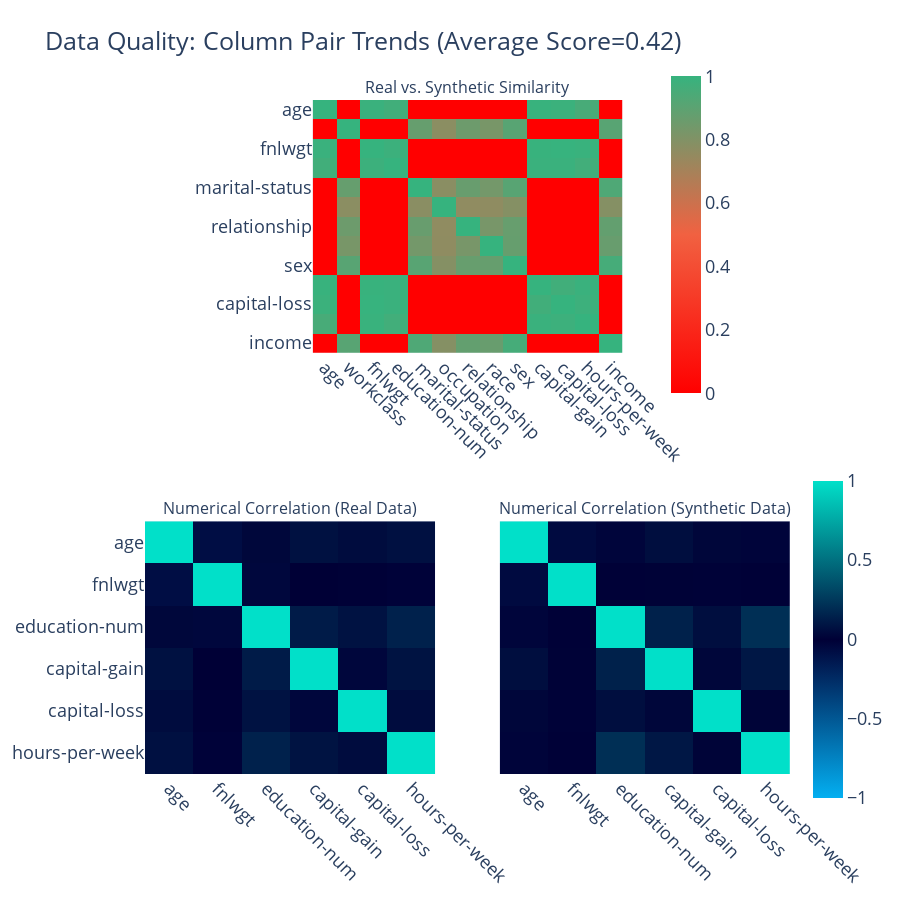

The notebook cell this image was saved under:
### Code cell
quality_report.get_visualization(property_name='Column Pair Trends').show(renderer='vscode')

### Figure 1 — Plotly figure (JSON) as saved in the notebook; plotly's stock layout.template omitted (floating-point values rounded to 4 significant figures; data arrays with more than 128 entries replaced by an {"elided": "..."} marker saying what was removed)
{"data": [{"coloraxis": "coloraxis", "hovertemplate": "<b>Column Pair</b><br>(%{x},%{y})<br><br>Similarity: %{z}<extra></extra>", "type": "heatmap", "x": ["age", "workclass", "fnlwgt", "education-num", "marital-status", "occupation", "relationship", "race", "sex", "capital-gain", "capital-loss", "hours-per-week", "income"], "xaxis": "x", "y": ["age", "workclass", "fnlwgt", "education-num", "marital-status", "occupation", "relationship", "race", "sex", "capital-gain", "capital-loss", "hours-per-week", "income"], "yaxis": "y", "z": {"elided": "13x13 float values"}}, {"coloraxis": "coloraxis2", "customdata": [[1, -0.055, -0.026, 0.064, 0.026, -0.023], [-0.055, 1, -0.008, 0.008, -0.009, 0.005], [-0.026, -0.008, 1, 0.146, 0.061, 0.212], [0.064, 0.008, 0.146, 1, 0.026, 0.103], [0.026, -0.009, 0.061, 0.026, 1, 0.017], [-0.023, 0.005, 0.212, 0.103, 0.017, 1]], "hovertemplate": "<b>Correlation</b><br>(%{x},%{y})<br><br>Synthetic: %{z}<br>(vs. Real: %{customdata})<extra></extra>", "type": "heatmap", "x": ["age", "fnlwgt", "education-num", "capital-gain", "capital-loss", "hours-per-week"], "xaxis": "x2", "y": ["age", "fnlwgt", "education-num", "capital-gain", "capital-loss", "hours-per-week"], "yaxis": "y2", "z": [[1, -0.074, 0.032, 0.074, 0.053, 0.072], [-0.074, 1, -0.04, -0.001, -0.003, -0.014], [0.032, -0.04, 1, 0.122, 0.081, 0.147], [0.074, -0.001, 0.122, 1, -0.032, 0.083], [0.053, -0.003, 0.081, -0.032, 1, 0.052], [0.072, -0.014, 0.147, 0.083, 0.052, 1]]}, {"coloraxis": "coloraxis2", "customdata": [[1, -0.074, 0.032, 0.074, 0.053, 0.072], [-0.074, 1, -0.04, -0.001, -0.003, -0.014], [0.032, -0.04, 1, 0.122, 0.081, 0.147], [0.074, -0.001, 0.122, 1, -0.032, 0.083], [0.053, -0.003, 0.081, -0.032, 1, 0.052], [0.072, -0.014, 0.147, 0.083, 0.052, 1]], "hovertemplate": "<b>Correlation</b><br>(%{x},%{y})<br><br>Synthetic: %{z}<br>(vs. Real: %{customdata})<extra></extra>", "type": "heatmap", "x": ["age", "fnlwgt", "education-num", "capital-gain", "capital-loss", "hours-per-week"], "xaxis": "x3", "y": ["age", "fnlwgt", "education-num", "capital-gain", "capital-loss", "hours-per-week"], "yaxis": "y3", "z": [[1, -0.055, -0.026, 0.064, 0.026, -0.023], [-0.055, 1, -0.008, 0.008, -0.009, 0.005], [-0.026, -0.008, 1, 0.146, 0.061, 0.212], [0.064, 0.008, 0.146, 1, 0.026, 0.103], [0.026, -0.009, 0.061, 0.026, 1, 0.017], [-0.023, 0.005, 0.212, 0.103, 0.017, 1]]}], "layout": {"annotations": [{"font": {"size": 16}, "showarrow": false, "text": "Real vs. Synthetic Similarity", "x": 0.5, "xanchor": "center", "xref": "paper", "y": 1, "yanchor": "bottom", "yref": "paper"}, {"font": {"size": 16}, "showarrow": false, "text": "Numerical Correlation (Real Data)", "x": 0.225, "xanchor": "center", "xref": "paper", "y": 0.375, "yanchor": "bottom", "yref": "paper"}, {"font": {"size": 16}, "showarrow": false, "text": "Numerical Correlation (Synthetic Data)", "x": 0.775, "xanchor": "center", "xref": "paper", "y": 0.375, "yanchor": "bottom", "yref": "paper"}], "coloraxis": {"cmax": 1, "cmin": 0, "colorbar": {"len": 0.5, "x": 0.8, "y": 0.8}, "colorscale": [[0, "#FF0000"], [0.5, "#F16141"], [1, "#36B37E"]]}, "coloraxis2": {"cmax": 1, "cmin": -1, "colorbar": {"len": 0.5, "y": 0.2}, "colorscale": [[0, "#03AFF1"], [0.5, "#000036"], [1, "#01E0C9"]]}, "font": {"size": 18}, "height": 900, "title": {"text": "Data Quality: Column Pair Trends (Average Score=0.42)"}, "width": 900, "xaxis": {"anchor": "y", "domain": [0.26, 0.74], "tickangle": 45}, "xaxis2": {"anchor": "y2", "domain": [0, 0.45], "tickangle": 45}, "xaxis3": {"anchor": "y3", "domain": [0.55, 1], "matches": "x2", "tickangle": 45}, "yaxis": {"anchor": "x", "autorange": "reversed", "domain": [0.625, 1]}, "yaxis2": {"anchor": "x2", "autorange": "reversed", "domain": [0, 0.375]}, "yaxis3": {"anchor": "x3", "autorange": "reversed", "domain": [0, 0.375], "matches": "y2", "visible": false}}}
